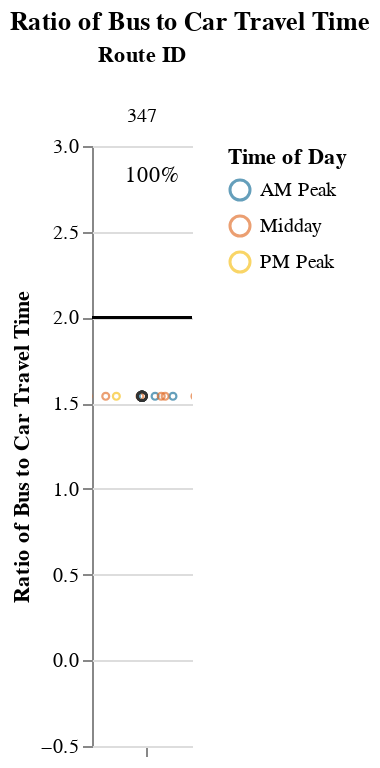
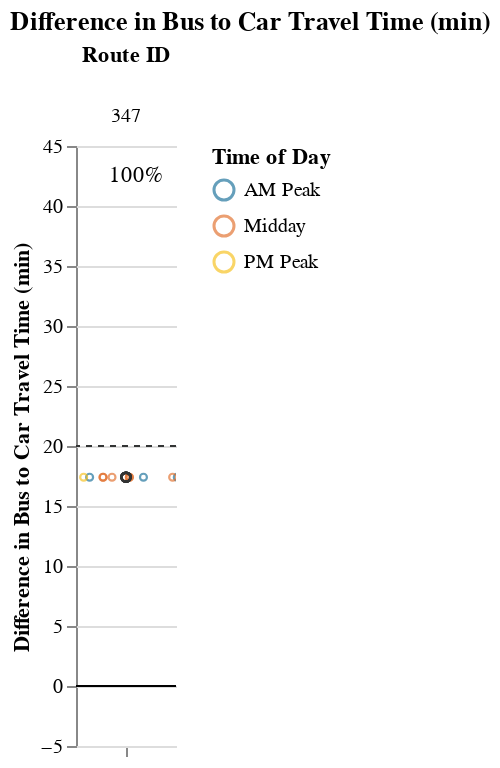

The cell these charts' notebook holds for them, in order:
### Markdown cell above
## Viable Competitive Routes
### Short Routes (< 1 hr)

### Code cell
# Allow for possibility that operator doesn't have routes that fall into certain route_groups
# But, jupyterbook will not like markdown with f-string
# separate out route_group and put in each cell, and use try/except + if to display...
# but all 3 route groups must be displayed. just add sentence about why no routes were returned at the end
route_group = "short"
try:
    display_charts_for_route_group(df, route_group)
except:
    print("No routes meet this criteria.")

### Figure 1 — Vega-Lite specification as saved in the notebook (floating-point values rounded to 4 significant figures)
{"config": {"view": {"continuousWidth": 400, "continuousHeight": 300, "stroke": null}, "facet": {"spacing": 0}}, "data": {"name": "data-f8f5d4afa53965367c0d1430c42bbf49"}, "facet": {"column": {"field": "route_id", "sort": ["347"], "title": "Route ID", "type": "nominal"}}, "spec": {"layer": [{"mark": "rule", "encoding": {"color": {"value": "black"}, "y": {"field": "cutoff", "type": "quantitative"}}, "selection": {"selector001": {"type": "interval", "bind": "scales", "encodings": ["x", "y"]}}}, {"mark": {"type": "point", "opacity": 0.65, "size": 12, "strokeWidth": 1.1}, "encoding": {"color": {"field": "time_of_day", "scale": {"range": ["#136C97", "#E16B26", "#F6BF16", "#00896B", "#7790A3", "#5B559C"]}, "sort": ["AM Peak", "Midday", "PM Peak", "Owl Service"], "title": "Time of Day", "type": "nominal"}, "tooltip": [{"field": "route_id", "type": "nominal"}, {"field": "route_name", "type": "nominal"}, {"field": "trip_id", "type": "nominal"}, {"field": "service_hours", "type": "quantitative"}, {"field": "car_duration_hours", "type": "quantitative"}, {"field": "bus_multiplier", "type": "quantitative"}, {"field": "bus_difference", "type": "quantitative"}, {"field": "num_trips", "type": "quantitative"}, {"field": "num_competitive", "type": "quantitative"}, {"field": "pct_trips_competitive", "type": "quantitative"}, {"field": "p25", "type": "quantitative"}, {"field": "p50", "type": "quantitative"}, {"field": "p75", "type": "quantitative"}], "x": {"axis": {"grid": false, "labels": false, "ticks": true, "values": [0]}, "field": "jitter", "scale": {}, "title": null, "type": "quantitative"}, "y": {"field": "bus_multiplier", "scale": {"domain": [-0.25, 3.0]}, "title": "Ratio of Bus to Car Travel Time", "type": "quantitative"}}, "transform": [{"calculate": "sqrt(-2*log(random()))*cos(2*PI*random())", "as": "jitter"}], "width": 50}, {"layer": [{"mark": {"type": "point", "opacity": 0.6, "size": 20, "strokeWidth": 1.3}, "encoding": {"color": {"value": "#323434"}, "y": {"field": "bus_multiplier", "type": "quantitative"}}, "transform": [{"filter": "(datum.p50_trip === 1)"}]}, {"mark": {"type": "text", "align": "center", "baseline": "middle"}, "encoding": {"color": {"value": "black"}, "text": {"field": "pct_trips_competitive", "format": ".0%", "type": "quantitative"}, "tooltip": [{"field": "route_id", "type": "nominal"}, {"field": "route_name", "type": "nominal"}, {"field": "trip_id", "type": "nominal"}, {"field": "service_hours", "type": "quantitative"}, {"field": "car_duration_hours", "type": "quantitative"}, {"field": "bus_multiplier", "type": "quantitative"}, {"field": "bus_difference", "type": "quantitative"}, {"field": "num_trips", "type": "quantitative"}, {"field": "num_competitive", "type": "quantitative"}, {"field": "pct_trips_competitive", "type": "quantitative"}, {"field": "p25", "type": "quantitative"}, {"field": "p50", "type": "quantitative"}, {"field": "p75", "type": "quantitative"}], "x": {"value": 30}, "y": {"value": 15}}, "transform": [{"calculate": "sqrt(-2*log(random()))*cos(2*PI*random())", "as": "jitter"}, {"filter": "(datum.fastest_trip === 1)"}]}]}]}, "resolve": {"scale": {"y": "shared"}}, "title": "Ratio of Bus to Car Travel Time", "$schema": "https://vega.github.io/schema/vega-lite/v4.17.0.json", "datasets": {"data-f8f5d4afa53965367c0d1430c42bbf49": [{"calitp_itp_id": 212, "trip_key": -50751044547860722, "trip_id": "t_869617_b_489_tn_0", "shape_id": "p_273", "route_id": "347", "service_hours": 0.83, "trip_first_departure_ts": 25200, "trip_last_arrival_ts": 28200, "departure_hour": 7, "time_of_day": "AM Peak", "p25": 0.83, "p50": 0.83, "p75": 0.83, "p50_trip": 1, "fastest_trip": 0, "car_duration_hours": 0.54, "competitive_route": 1, "bus_multiplier": 1.54, "bus_difference": 17.4, "num_trips": 11, "num_competitive": 11, "pct_trips_competitive": 1.0, "bus_difference_spread": 0.0, "route_group": "short", "max_trip_hrs": 0.83, "max_trip_route_group": 0.83, "below_cutoff": 11, "pct_below_cutoff": 1.0, "name": "Morongo Band of Mission Indians", "caltrans_district": "08 - San Bernardino", "drmt_organization_name": null, "route_name": "34", "cutoff2": 20, "cutoff": 2}, {"calitp_itp_id": 212, "trip_key": 6565985030843497917, "trip_id": "t_869626_b_489_tn_0", "shape_id": "p_273", "route_id": "347", "service_hours": 0.83, "trip_first_departure_ts": 57600, "trip_last_arrival_ts": 60600, "departure_hour": 16, "time_of_day": "Midday", "p25": 0.83, "p50": 0.83, "p75": 0.83, "p50_trip": 1, "fastest_trip": 0, "car_duration_hours": 0.54, "competitive_route": 1, "bus_multiplier": 1.54, "bus_difference": 17.4, "num_trips": 11, "num_competitive": 11, "pct_trips_competitive": 1.0, "bus_difference_spread": 0.0, "route_group": "short", "max_trip_hrs": 0.83, "max_trip_route_group": 0.83, "below_cutoff": 11, "pct_below_cutoff": 1.0, "name": "Morongo Band of Mission Indians", "caltrans_district": "08 - San Bernardino", "drmt_organization_name": null, "route_name": "34", "cutoff2": 20, "cutoff": 2}, {"calitp_itp_id": 212, "trip_key": -4816877801510912999, "trip_id": "t_869625_b_489_tn_0", "shape_id": "p_273", "route_id": "347", "service_hours": 0.83, "trip_first_departure_ts": 54000, "trip_last_arrival_ts": 57000, "departure_hour": 15, "time_of_day": "Midday", "p25": 0.83, "p50": 0.83, "p75": 0.83, "p50_trip": 1, "fastest_trip": 0, "car_duration_hours": 0.54, "competitive_route": 1, "bus_multiplier": 1.54, "bus_difference": 17.4, "num_trips": 11, "num_competitive": 11, "pct_trips_competitive": 1.0, "bus_difference_spread": 0.0, "route_group": "short", "max_trip_hrs": 0.83, "max_trip_route_group": 0.83, "below_cutoff": 11, "pct_below_cutoff": 1.0, "name": "Morongo Band of Mission Indians", "caltrans_district": "08 - San Bernardino", "drmt_organization_name": null, "route_name": "34", "cutoff2": 20, "cutoff": 2}, {"calitp_itp_id": 212, "trip_key": 134933156221590924, "trip_id": "t_869618_b_489_tn_0", "shape_id": "p_273", "route_id": "347", "service_hours": 0.83, "trip_first_departure_ts": 28800, "trip_last_arrival_ts": 31800, "departure_hour": 8, "time_of_day": "AM Peak", "p25": 0.83, "p50": 0.83, "p75": 0.83, "p50_trip": 1, "fastest_trip": 0, "car_duration_hours": 0.54, "competitive_route": 1, "bus_multiplier": 1.54, "bus_difference": 17.4, "num_trips": 11, "num_competitive": 11, "pct_trips_competitive": 1.0, "bus_difference_spread": 0.0, "route_group": "short", "max_trip_hrs": 0.83, "max_trip_route_group": 0.83, "below_cutoff": 11, "pct_below_cutoff": 1.0, "name": "Morongo Band of Mission Indians", "caltrans_district": "08 - San Bernardino", "drmt_organization_name": null, "route_name": "34", "cutoff2": 20, "cutoff": 2}, {"calitp_itp_id": 212, "trip_key": 6524374184765815018, "trip_id": "t_869627_b_489_tn_0", "shape_id": "p_273", "route_id": "347", "service_hours": 0.83, "trip_first_departure_ts": 61200, "trip_last_arrival_ts": 64200, "departure_hour": 17, "time_of_day": "PM Peak", "p25": 0.83, "p50": 0.83, "p75": 0.83, "p50_trip": 1, "fastest_trip": 1, "car_duration_hours": 0.54, "competitive_route": 1, "bus_multiplier": 1.54, "bus_difference": 17.4, "num_trips": 11, "num_competitive": 11, "pct_trips_competitive": 1.0, "bus_difference_spread": 0.0, "route_group": "short", "max_trip_hrs": 0.83, "max_trip_route_group": 0.83, "below_cutoff": 11, "pct_below_cutoff": 1.0, "name": "Morongo Band of Mission Indians", "caltrans_district": "08 - San Bernardino", "drmt_organization_name": null, "route_name": "34", "cutoff2": 20, "cutoff": 2}, {"calitp_itp_id": 212, "trip_key": 279715188915178658, "trip_id": "t_869619_b_489_tn_0", "shape_id": "p_273", "route_id": "347", "service_hours": 0.83, "trip_first_departure_ts": 32400, "trip_last_arrival_ts": 35400, "departure_hour": 9, "time_of_day": "AM Peak", "p25": 0.83, "p50": 0.83, "p75": 0.83, "p50_trip": 1, "fastest_trip": 0, "car_duration_hours": 0.54, "competitive_route": 1, "bus_multiplier": 1.54, "bus_difference": 17.4, "num_trips": 11, "num_competitive": 11, "pct_trips_competitive": 1.0, "bus_difference_spread": 0.0, "route_group": "short", "max_trip_hrs": 0.83, "max_trip_route_group": 0.83, "below_cutoff": 11, "pct_below_cutoff": 1.0, "name": "Morongo Band of Mission Indians", "caltrans_district": "08 - San Bernardino", "drmt_organization_name": null, "route_name": "34", "cutoff2": 20, "cutoff": 2}, {"calitp_itp_id": 212, "trip_key": 6246359231528304994, "trip_id": "t_869624_b_489_tn_0", "shape_id": "p_273", "route_id": "347", "service_hours": 0.83, "trip_first_departure_ts": 50400, "trip_last_arrival_ts": 53400, "departure_hour": 14, "time_of_day": "Midday", "p25": 0.83, "p50": 0.83, "p75": 0.83, "p50_trip": 1, "fastest_trip": 0, "car_duration_hours": 0.54, "competitive_route": 1, "bus_multiplier": 1.54, "bus_difference": 17.4, "num_trips": 11, "num_competitive": 11, "pct_trips_competitive": 1.0, "bus_difference_spread": 0.0, "route_group": "short", "max_trip_hrs": 0.83, "max_trip_route_group": 0.83, "below_cutoff": 11, "pct_below_cutoff": 1.0, "name": "Morongo Band of Mission Indians", "caltrans_district": "08 - San Bernardino", "drmt_organization_name": null, "route_name": "34", "cutoff2": 20, "cutoff": 2}, {"calitp_itp_id": 212, "trip_key": -7823840397146035109, "trip_id": "t_869622_b_489_tn_0", "shape_id": "p_273", "route_id": "347", "service_hours": 0.83, "trip_first_departure_ts": 43200, "trip_last_arrival_ts": 46200, "departure_hour": 12, "time_of_day": "Midday", "p25": 0.83, "p50": 0.83, "p75": 0.83, "p50_trip": 1, "fastest_trip": 0, "car_duration_hours": 0.54, "competitive_route": 1, "bus_multiplier": 1.54, "bus_difference": 17.4, "num_trips": 11, "num_competitive": 11, "pct_trips_competitive": 1.0, "bus_difference_spread": 0.0, "route_group": "short", "max_trip_hrs": 0.83, "max_trip_route_group": 0.83, "below_cutoff": 11, "pct_below_cutoff": 1.0, "name": "Morongo Band of Mission Indians", "caltrans_district": "08 - San Bernardino", "drmt_organization_name": null, "route_name": "34", "cutoff2": 20, "cutoff": 2}, {"calitp_itp_id": 212, "trip_key": 4418619400551468545, "trip_id": "t_869623_b_489_tn_0", "shape_id": "p_273", "route_id": "347", "service_hours": 0.83, "trip_first_departure_ts": 46800, "trip_last_arrival_ts": 49800, "departure_hour": 13, "time_of_day": "Midday", "p25": 0.83, "p50": 0.83, "p75": 0.83, "p50_trip": 1, "fastest_trip": 0, "car_duration_hours": 0.54, "competitive_route": 1, "bus_multiplier": 1.54, "bus_difference": 17.4, "num_trips": 11, "num_competitive": 11, "pct_trips_competitive": 1.0, "bus_difference_spread": 0.0, "route_group": "short", "max_trip_hrs": 0.83, "max_trip_route_group": 0.83, "below_cutoff": 11, "pct_below_cutoff": 1.0, "name": "Morongo Band of Mission Indians", "caltrans_district": "08 - San Bernardino", "drmt_organization_name": null, "route_name": "34", "cutoff2": 20, "cutoff": 2}, {"calitp_itp_id": 212, "trip_key": -2994078164148274936, "trip_id": "t_869621_b_489_tn_0", "shape_id": "p_273", "route_id": "347", "service_hours": 0.83, "trip_first_departure_ts": 39600, "trip_last_arrival_ts": 42600, "departure_hour": 11, "time_of_day": "Midday", "p25": 0.83, "p50": 0.83, "p75": 0.83, "p50_trip": 1, "fastest_trip": 0, "car_duration_hours": 0.54, "competitive_route": 1, "bus_multiplier": 1.54, "bus_difference": 17.4, "num_trips": 11, "num_competitive": 11, "pct_trips_competitive": 1.0, "bus_difference_spread": 0.0, "route_group": "short", "max_trip_hrs": 0.83, "max_trip_route_group": 0.83, "below_cutoff": 11, "pct_below_cutoff": 1.0, "name": "Morongo Band of Mission Indians", "caltrans_district": "08 - San Bernardino", "drmt_organization_name": null, "route_name": "34", "cutoff2": 20, "cutoff": 2}, {"calitp_itp_id": 212, "trip_key": -5509352696499390412, "trip_id": "t_869620_b_489_tn_0", "shape_id": "p_273", "route_id": "347", "service_hours": 0.83, "trip_first_departure_ts": 36000, "trip_last_arrival_ts": 39000, "departure_hour": 10, "time_of_day": "Midday", "p25": 0.83, "p50": 0.83, "p75": 0.83, "p50_trip": 1, "fastest_trip": 0, "car_duration_hours": 0.54, "competitive_route": 1, "bus_multiplier": 1.54, "bus_difference": 17.4, "num_trips": 11, "num_competitive": 11, "pct_trips_competitive": 1.0, "bus_difference_spread": 0.0, "route_group": "short", "max_trip_hrs": 0.83, "max_trip_route_group": 0.83, "below_cutoff": 11, "pct_below_cutoff": 1.0, "name": "Morongo Band of Mission Indians", "caltrans_district": "08 - San Bernardino", "drmt_organization_name": null, "route_name": "34", "cutoff2": 20, "cutoff": 2}]}}

### Figure 2 — Vega-Lite specification as saved in the notebook (floating-point values rounded to 4 significant figures)
{"config": {"view": {"continuousWidth": 400, "continuousHeight": 300, "stroke": null}, "facet": {"spacing": 0}}, "data": {"name": "data-d6ea8ee937736bffd23a4c47f9f8c9ce"}, "facet": {"column": {"field": "route_id", "sort": ["347"], "title": "Route ID", "type": "nominal"}}, "spec": {"layer": [{"mark": "rule", "encoding": {"color": {"value": "black"}, "y": {"field": "cutoff", "type": "quantitative"}}, "selection": {"selector002": {"type": "interval", "bind": "scales", "encodings": ["x", "y"]}}}, {"mark": {"type": "rule", "strokeDash": [3, 3]}, "encoding": {"color": {"value": "#323434"}, "y": {"field": "cutoff2", "type": "quantitative"}}}, {"mark": {"type": "point", "opacity": 0.65, "size": 12, "strokeWidth": 1.1}, "encoding": {"color": {"field": "time_of_day", "scale": {"range": ["#136C97", "#E16B26", "#F6BF16", "#00896B", "#7790A3", "#5B559C"]}, "sort": ["AM Peak", "Midday", "PM Peak", "Owl Service"], "title": "Time of Day", "type": "nominal"}, "tooltip": [{"field": "route_id", "type": "nominal"}, {"field": "route_name", "type": "nominal"}, {"field": "trip_id", "type": "nominal"}, {"field": "service_hours", "type": "quantitative"}, {"field": "car_duration_hours", "type": "quantitative"}, {"field": "bus_multiplier", "type": "quantitative"}, {"field": "bus_difference", "type": "quantitative"}, {"field": "num_trips", "type": "quantitative"}, {"field": "num_competitive", "type": "quantitative"}, {"field": "pct_trips_competitive", "type": "quantitative"}, {"field": "p25", "type": "quantitative"}, {"field": "p50", "type": "quantitative"}, {"field": "p75", "type": "quantitative"}], "x": {"axis": {"grid": false, "labels": false, "ticks": true, "values": [0]}, "field": "jitter", "scale": {}, "title": null, "type": "quantitative"}, "y": {"field": "bus_difference", "scale": {"domain": [-5, 42.0]}, "title": "Difference in Bus to Car Travel Time (min)", "type": "quantitative"}}, "transform": [{"calculate": "sqrt(-2*log(random()))*cos(2*PI*random())", "as": "jitter"}], "width": 50}, {"layer": [{"mark": {"type": "point", "opacity": 0.6, "size": 20, "strokeWidth": 1.3}, "encoding": {"color": {"value": "#323434"}, "y": {"field": "bus_difference", "type": "quantitative"}}, "transform": [{"filter": "(datum.p50_trip === 1)"}]}, {"mark": {"type": "text", "align": "center", "baseline": "middle"}, "encoding": {"color": {"value": "black"}, "text": {"field": "pct_trips_competitive", "format": ".0%", "type": "quantitative"}, "tooltip": [{"field": "route_id", "type": "nominal"}, {"field": "route_name", "type": "nominal"}, {"field": "trip_id", "type": "nominal"}, {"field": "service_hours", "type": "quantitative"}, {"field": "car_duration_hours", "type": "quantitative"}, {"field": "bus_multiplier", "type": "quantitative"}, {"field": "bus_difference", "type": "quantitative"}, {"field": "num_trips", "type": "quantitative"}, {"field": "num_competitive", "type": "quantitative"}, {"field": "pct_trips_competitive", "type": "quantitative"}, {"field": "p25", "type": "quantitative"}, {"field": "p50", "type": "quantitative"}, {"field": "p75", "type": "quantitative"}], "x": {"value": 30}, "y": {"value": 15}}, "transform": [{"calculate": "sqrt(-2*log(random()))*cos(2*PI*random())", "as": "jitter"}, {"filter": "(datum.fastest_trip === 1)"}]}]}]}, "resolve": {"scale": {"y": "shared"}}, "title": "Difference in Bus to Car Travel Time (min)", "$schema": "https://vega.github.io/schema/vega-lite/v4.17.0.json", "datasets": {"data-d6ea8ee937736bffd23a4c47f9f8c9ce": [{"calitp_itp_id": 212, "trip_key": -50751044547860722, "trip_id": "t_869617_b_489_tn_0", "shape_id": "p_273", "route_id": "347", "service_hours": 0.83, "trip_first_departure_ts": 25200, "trip_last_arrival_ts": 28200, "departure_hour": 7, "time_of_day": "AM Peak", "p25": 0.83, "p50": 0.83, "p75": 0.83, "p50_trip": 1, "fastest_trip": 0, "car_duration_hours": 0.54, "competitive_route": 1, "bus_multiplier": 1.54, "bus_difference": 17.4, "num_trips": 11, "num_competitive": 11, "pct_trips_competitive": 1.0, "bus_difference_spread": 0.0, "route_group": "short", "max_trip_hrs": 0.83, "max_trip_route_group": 0.83, "below_cutoff": 11, "pct_below_cutoff": 1.0, "name": "Morongo Band of Mission Indians", "caltrans_district": "08 - San Bernardino", "drmt_organization_name": null, "route_name": "34", "cutoff2": 20, "cutoff": 0}, {"calitp_itp_id": 212, "trip_key": 6565985030843497917, "trip_id": "t_869626_b_489_tn_0", "shape_id": "p_273", "route_id": "347", "service_hours": 0.83, "trip_first_departure_ts": 57600, "trip_last_arrival_ts": 60600, "departure_hour": 16, "time_of_day": "Midday", "p25": 0.83, "p50": 0.83, "p75": 0.83, "p50_trip": 1, "fastest_trip": 0, "car_duration_hours": 0.54, "competitive_route": 1, "bus_multiplier": 1.54, "bus_difference": 17.4, "num_trips": 11, "num_competitive": 11, "pct_trips_competitive": 1.0, "bus_difference_spread": 0.0, "route_group": "short", "max_trip_hrs": 0.83, "max_trip_route_group": 0.83, "below_cutoff": 11, "pct_below_cutoff": 1.0, "name": "Morongo Band of Mission Indians", "caltrans_district": "08 - San Bernardino", "drmt_organization_name": null, "route_name": "34", "cutoff2": 20, "cutoff": 0}, {"calitp_itp_id": 212, "trip_key": -4816877801510912999, "trip_id": "t_869625_b_489_tn_0", "shape_id": "p_273", "route_id": "347", "service_hours": 0.83, "trip_first_departure_ts": 54000, "trip_last_arrival_ts": 57000, "departure_hour": 15, "time_of_day": "Midday", "p25": 0.83, "p50": 0.83, "p75": 0.83, "p50_trip": 1, "fastest_trip": 0, "car_duration_hours": 0.54, "competitive_route": 1, "bus_multiplier": 1.54, "bus_difference": 17.4, "num_trips": 11, "num_competitive": 11, "pct_trips_competitive": 1.0, "bus_difference_spread": 0.0, "route_group": "short", "max_trip_hrs": 0.83, "max_trip_route_group": 0.83, "below_cutoff": 11, "pct_below_cutoff": 1.0, "name": "Morongo Band of Mission Indians", "caltrans_district": "08 - San Bernardino", "drmt_organization_name": null, "route_name": "34", "cutoff2": 20, "cutoff": 0}, {"calitp_itp_id": 212, "trip_key": 134933156221590924, "trip_id": "t_869618_b_489_tn_0", "shape_id": "p_273", "route_id": "347", "service_hours": 0.83, "trip_first_departure_ts": 28800, "trip_last_arrival_ts": 31800, "departure_hour": 8, "time_of_day": "AM Peak", "p25": 0.83, "p50": 0.83, "p75": 0.83, "p50_trip": 1, "fastest_trip": 0, "car_duration_hours": 0.54, "competitive_route": 1, "bus_multiplier": 1.54, "bus_difference": 17.4, "num_trips": 11, "num_competitive": 11, "pct_trips_competitive": 1.0, "bus_difference_spread": 0.0, "route_group": "short", "max_trip_hrs": 0.83, "max_trip_route_group": 0.83, "below_cutoff": 11, "pct_below_cutoff": 1.0, "name": "Morongo Band of Mission Indians", "caltrans_district": "08 - San Bernardino", "drmt_organization_name": null, "route_name": "34", "cutoff2": 20, "cutoff": 0}, {"calitp_itp_id": 212, "trip_key": 6524374184765815018, "trip_id": "t_869627_b_489_tn_0", "shape_id": "p_273", "route_id": "347", "service_hours": 0.83, "trip_first_departure_ts": 61200, "trip_last_arrival_ts": 64200, "departure_hour": 17, "time_of_day": "PM Peak", "p25": 0.83, "p50": 0.83, "p75": 0.83, "p50_trip": 1, "fastest_trip": 1, "car_duration_hours": 0.54, "competitive_route": 1, "bus_multiplier": 1.54, "bus_difference": 17.4, "num_trips": 11, "num_competitive": 11, "pct_trips_competitive": 1.0, "bus_difference_spread": 0.0, "route_group": "short", "max_trip_hrs": 0.83, "max_trip_route_group": 0.83, "below_cutoff": 11, "pct_below_cutoff": 1.0, "name": "Morongo Band of Mission Indians", "caltrans_district": "08 - San Bernardino", "drmt_organization_name": null, "route_name": "34", "cutoff2": 20, "cutoff": 0}, {"calitp_itp_id": 212, "trip_key": 279715188915178658, "trip_id": "t_869619_b_489_tn_0", "shape_id": "p_273", "route_id": "347", "service_hours": 0.83, "trip_first_departure_ts": 32400, "trip_last_arrival_ts": 35400, "departure_hour": 9, "time_of_day": "AM Peak", "p25": 0.83, "p50": 0.83, "p75": 0.83, "p50_trip": 1, "fastest_trip": 0, "car_duration_hours": 0.54, "competitive_route": 1, "bus_multiplier": 1.54, "bus_difference": 17.4, "num_trips": 11, "num_competitive": 11, "pct_trips_competitive": 1.0, "bus_difference_spread": 0.0, "route_group": "short", "max_trip_hrs": 0.83, "max_trip_route_group": 0.83, "below_cutoff": 11, "pct_below_cutoff": 1.0, "name": "Morongo Band of Mission Indians", "caltrans_district": "08 - San Bernardino", "drmt_organization_name": null, "route_name": "34", "cutoff2": 20, "cutoff": 0}, {"calitp_itp_id": 212, "trip_key": 6246359231528304994, "trip_id": "t_869624_b_489_tn_0", "shape_id": "p_273", "route_id": "347", "service_hours": 0.83, "trip_first_departure_ts": 50400, "trip_last_arrival_ts": 53400, "departure_hour": 14, "time_of_day": "Midday", "p25": 0.83, "p50": 0.83, "p75": 0.83, "p50_trip": 1, "fastest_trip": 0, "car_duration_hours": 0.54, "competitive_route": 1, "bus_multiplier": 1.54, "bus_difference": 17.4, "num_trips": 11, "num_competitive": 11, "pct_trips_competitive": 1.0, "bus_difference_spread": 0.0, "route_group": "short", "max_trip_hrs": 0.83, "max_trip_route_group": 0.83, "below_cutoff": 11, "pct_below_cutoff": 1.0, "name": "Morongo Band of Mission Indians", "caltrans_district": "08 - San Bernardino", "drmt_organization_name": null, "route_name": "34", "cutoff2": 20, "cutoff": 0}, {"calitp_itp_id": 212, "trip_key": -7823840397146035109, "trip_id": "t_869622_b_489_tn_0", "shape_id": "p_273", "route_id": "347", "service_hours": 0.83, "trip_first_departure_ts": 43200, "trip_last_arrival_ts": 46200, "departure_hour": 12, "time_of_day": "Midday", "p25": 0.83, "p50": 0.83, "p75": 0.83, "p50_trip": 1, "fastest_trip": 0, "car_duration_hours": 0.54, "competitive_route": 1, "bus_multiplier": 1.54, "bus_difference": 17.4, "num_trips": 11, "num_competitive": 11, "pct_trips_competitive": 1.0, "bus_difference_spread": 0.0, "route_group": "short", "max_trip_hrs": 0.83, "max_trip_route_group": 0.83, "below_cutoff": 11, "pct_below_cutoff": 1.0, "name": "Morongo Band of Mission Indians", "caltrans_district": "08 - San Bernardino", "drmt_organization_name": null, "route_name": "34", "cutoff2": 20, "cutoff": 0}, {"calitp_itp_id": 212, "trip_key": 4418619400551468545, "trip_id": "t_869623_b_489_tn_0", "shape_id": "p_273", "route_id": "347", "service_hours": 0.83, "trip_first_departure_ts": 46800, "trip_last_arrival_ts": 49800, "departure_hour": 13, "time_of_day": "Midday", "p25": 0.83, "p50": 0.83, "p75": 0.83, "p50_trip": 1, "fastest_trip": 0, "car_duration_hours": 0.54, "competitive_route": 1, "bus_multiplier": 1.54, "bus_difference": 17.4, "num_trips": 11, "num_competitive": 11, "pct_trips_competitive": 1.0, "bus_difference_spread": 0.0, "route_group": "short", "max_trip_hrs": 0.83, "max_trip_route_group": 0.83, "below_cutoff": 11, "pct_below_cutoff": 1.0, "name": "Morongo Band of Mission Indians", "caltrans_district": "08 - San Bernardino", "drmt_organization_name": null, "route_name": "34", "cutoff2": 20, "cutoff": 0}, {"calitp_itp_id": 212, "trip_key": -2994078164148274936, "trip_id": "t_869621_b_489_tn_0", "shape_id": "p_273", "route_id": "347", "service_hours": 0.83, "trip_first_departure_ts": 39600, "trip_last_arrival_ts": 42600, "departure_hour": 11, "time_of_day": "Midday", "p25": 0.83, "p50": 0.83, "p75": 0.83, "p50_trip": 1, "fastest_trip": 0, "car_duration_hours": 0.54, "competitive_route": 1, "bus_multiplier": 1.54, "bus_difference": 17.4, "num_trips": 11, "num_competitive": 11, "pct_trips_competitive": 1.0, "bus_difference_spread": 0.0, "route_group": "short", "max_trip_hrs": 0.83, "max_trip_route_group": 0.83, "below_cutoff": 11, "pct_below_cutoff": 1.0, "name": "Morongo Band of Mission Indians", "caltrans_district": "08 - San Bernardino", "drmt_organization_name": null, "route_name": "34", "cutoff2": 20, "cutoff": 0}, {"calitp_itp_id": 212, "trip_key": -5509352696499390412, "trip_id": "t_869620_b_489_tn_0", "shape_id": "p_273", "route_id": "347", "service_hours": 0.83, "trip_first_departure_ts": 36000, "trip_last_arrival_ts": 39000, "departure_hour": 10, "time_of_day": "Midday", "p25": 0.83, "p50": 0.83, "p75": 0.83, "p50_trip": 1, "fastest_trip": 0, "car_duration_hours": 0.54, "competitive_route": 1, "bus_multiplier": 1.54, "bus_difference": 17.4, "num_trips": 11, "num_competitive": 11, "pct_trips_competitive": 1.0, "bus_difference_spread": 0.0, "route_group": "short", "max_trip_hrs": 0.83, "max_trip_route_group": 0.83, "below_cutoff": 11, "pct_below_cutoff": 1.0, "name": "Morongo Band of Mission Indians", "caltrans_district": "08 - San Bernardino", "drmt_organization_name": null, "route_name": "34", "cutoff2": 20, "cutoff": 0}]}}
